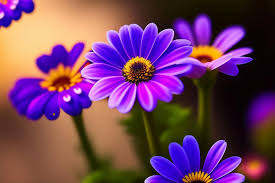
#> input picture input.jpg, 275 x 183 px
$ python -i Task_02.py   (imports and definitions only)
#> lines starting #> are read from the running program, lines starting #| are printed output that depends on the picture
#pixel manipulation for image encryption

from PIL import Image

def encrypt_image(image_path):
#> called with image_path = 'input.jpg'
    img = Image.open(image_path)
#> img is the input picture: PIL image 275x183 RGB; mean R, G, B 115.4, 64, 98.9
    width, height = img.size
#> width = 275; height = 183

    for x in range(width):
        for y in range(height):
            pixel = img.getpixel((x, y))
            new_pixel = (pixel[2], pixel[0], pixel[1])
            img.putpixel ((x, y), new_pixel)
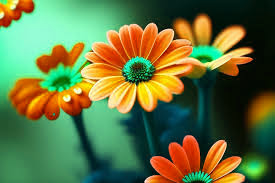
#> img: PIL image 275x183 RGB; mean R, G, B 98.9, 115.4, 64

    encrypted_path = image_path.split('.')[0] + '_encrypted.png'
    img.save(encrypted_path)
    print("Image encrypted successfully.")
    return encrypted_path

def decrypt_image(encrypted_image_path):
    img = Image.open(encrypted_image_path)
    width, height = img.size

    for x in range(width):
        for y in range(height):
            pixel = img.getpixel((x, y))
            new_pixel = (pixel[1], pixel[2], pixel[0])
            img.putpixel((x, y), new_pixel)

    decrypted_path = encrypted_image_path.split('_encrypted')[0] + '_decrypted.png'
    img.save(decrypted_path)
    print("Image decrypted successafully.")
    return decrypted_path

def main():
    while True:
        choice = input("Do you want to encrypt or decrypt an image? (e/d): ")
        if choice == "e":
            image_path = input("Enter the path of the image: ")
            encrypted_image_path = encrypt_image(image_path)
            print("Encrypted image saved as: ", encrypted_image_path)
        elif choice == "d":
            encrypted_image_path = input("Enter the path of the encrypted image: ")
            decrypted_image_path = decrypt_image(encrypted_image_path)
            print("Decrypted image saved as:",decrypted_image_path)
        else:
            print("Invalid choice! please enter valid choice.")
            continue

        cont = input("Do you want to continue? (y/n): ")
        if cont != "y":
            break

# [2 lines not run here, left out]

>>> result = encrypt_image('input.jpg')

$ run again, on input_encrypted.png
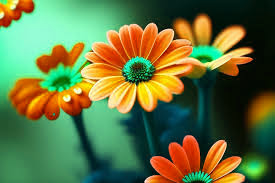
#> input picture input_encrypted.png, 275 x 183 px
#> in encrypt_image, img is the input picture: PIL image 275x183 RGB; mean R, G, B 98.9, 115.4, 64
#> after the loop in encrypt_image, `for x in range(width):`:
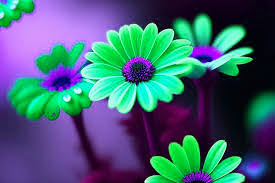
#> img: PIL image 275x183 RGB; mean R, G, B 64, 98.9, 115.4
